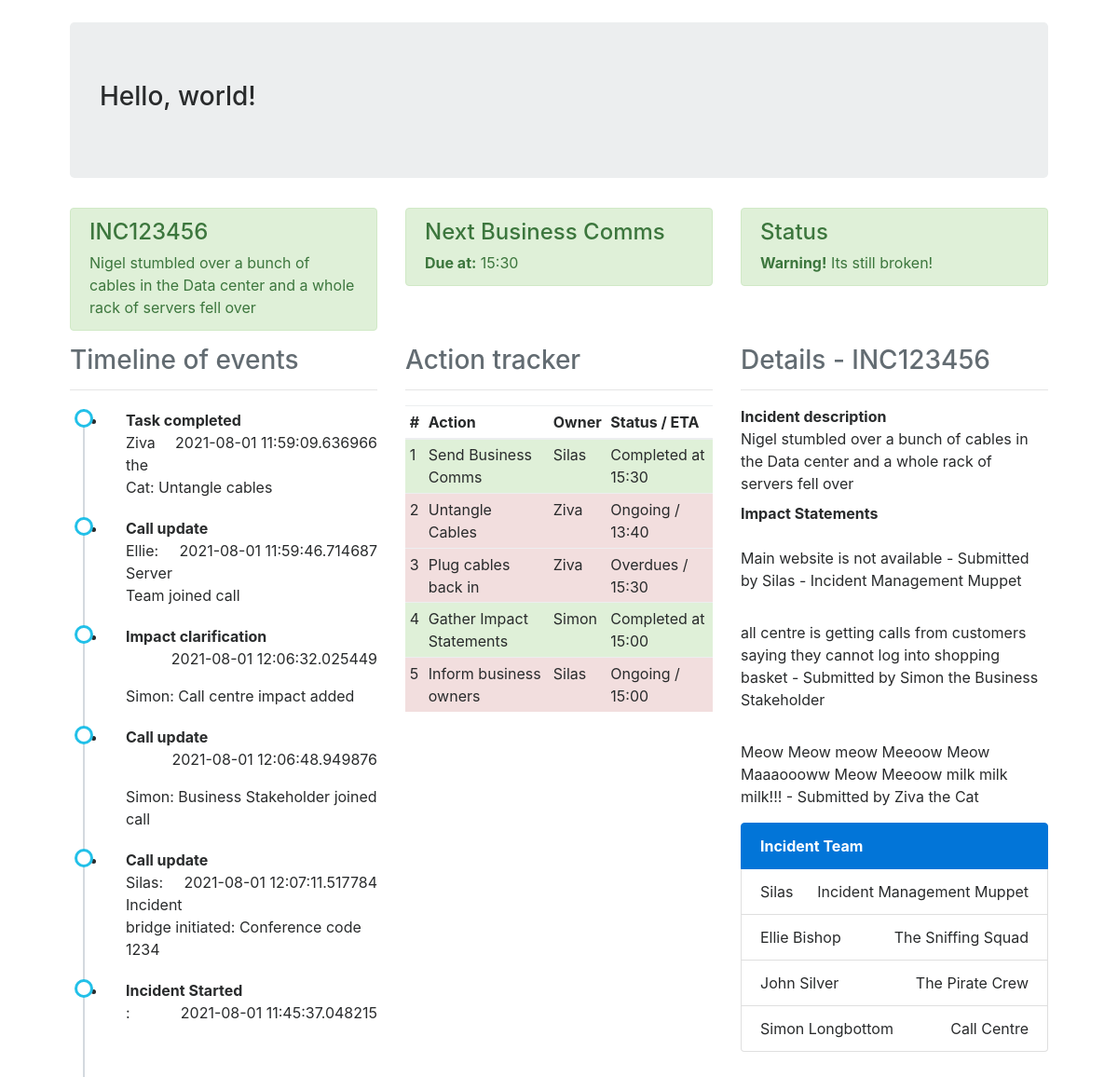
/dashboard/INC123456, run on the app's committed database.
### models.py (models this page shows, shortened)
class Incident(db.Model):
    id = db.Column(db.Integer)
    incident_no = db.Column(db.String(32), primary_key=True, index=True, unique=True)
    description = db.Column(db.String(512))
    status = db.Column(db.String(32))
    tasks = db.relationship('Task', backref='incidentno', lazy='dynamic')
    events = db.relationship('Event', backref='incidentno', lazy='dynamic')
    impactstatement = db.relationship('ImpactStatement', backref='incidentno', lazy='dynamic')
    incidentteam = db.relationship('IncMem', backref='incidentno', lazy='dynamic')

class Event(db.Model):
    id = db.Column(db.Integer, primary_key=True)
    body = db.Column(db.String(512))
    assignee = db.Column(db.String(32), index=True)
    activity = db.Column(db.String(32))
    timestamp = db.Column(db.DateTime, index=True, default=datetime.utcnow)
    incident_no = db.Column(db.String(32), db.ForeignKey('incident.incident_no'), index=True)

class Task(db.Model):
    id = db.Column(db.Integer, primary_key=True)
    incident_no = db.Column(db.String(32), db.ForeignKey('incident.incident_no'), index=True)
    body = db.Column(db.String(512))
    assignee = db.Column(db.String(32), index=True)
    eta = db.Column(db.String(32))
    status = db.Column(db.String(32))

class ImpactStatement(db.Model):
    id = db.Column(db.Integer, primary_key=True)
    incident_no = db.Column(db.String(32), db.ForeignKey('incident.incident_no'), index=True)
    body = db.Column(db.String(512))
    submitter = db.Column(db.String(32), index=True)

class IncMem(db.Model):
    id = db.Column(db.Integer, primary_key=True)
    person = db.Column(db.String(512), index=True)
    role = db.Column(db.String(32), index=True)
    incident_no = db.Column(db.String(32), db.ForeignKey('incident.incident_no'), index=True)

### simaritan/routes.py (the view)
@app.route('/dashboard/<incident>')
def dashboard(incident):
    user = {'username': 'Silas'}
    inc = Incident.query.filter_by(incident_no=incident).first()
    impacts = ImpactStatement.query.filter_by(incident_no=incident).all()
    tasks = Task.query.filter_by(incident_no=incident).all()
    timeline = Event.query.filter_by(incident_no=incident).all()
    team = IncMem.query.filter_by(incident_no=incident).all()
    return render_template('dashboard.html', title='Incident Dashboard', user=user, tasks=tasks, team=team, timeline=timeline,
                    impacts=impacts, inc=inc)

### simaritan/templates/dashboard.html
{% extends "base.html" %}
{% block body %}
		<div class="row">
			<div class="col-md-12">
				<div class="row">
					{% include "components/header-row.html" %}
				</div>
				<div class="row">
					<div class="col-md-4">
						{% include "components/timeline.html" %}
					</div>
					<div class="col-md-4">
					{% include "components/actions.html" %}
					</div>
					<div class="col-md-4">
						{% include "components/incdetails.html" %}
						{% include "components/team.html" %}
					</div>
				</div>
			</div>
		</div>
	</div>
{% endblock %}

### simaritan/templates/base.html (shortened to what this page needs)
<!DOCTYPE html>
<html lang="en">
  <head>
	<link rel="stylesheet" href="{{ url_for('static', filename='css/bootstrap.min.css') }}">
    <link rel="stylesheet" href="{{ url_for('static', filename='css/style.css') }}">
  </head>
  <body>
	<div class="container-fluid">
		<div class="row">
			<div class="col-md-12">
				<div class="jumbotron">
					<h3>
						Hello, world!
					</h3>
				</div>
			</div>
		</div>
  {% block body %}{% endblock %}
  </body>
</html>

### simaritan/templates/components/header-row.html
<div class="col-md-4">
	<div class="alert alert-success alert-dismissable">
		<h4>
			{{inc.incident_no}}
		</h4> {{inc.description}}
	</div>
</div>
<div class="col-md-4">
	<div class="alert alert-success alert-dismissable">
		<h4>
			Next Business Comms
		</h4> <strong>Due at:</strong> 15:30
	</div>
</div>
<div class="col-md-4">
	<div class="alert alert-success alert-dismissable">
		<h4>
			Status
		</h4> <strong>Warning!</strong> Its still broken!
	</div>
</div>

### simaritan/templates/components/timeline.html
<h3 class="text-left text-muted">
	Timeline of events
</h3>
<hr />
<ul class="timeline">
	{% for tl in timeline %}
		<li>
			<strong>{{ tl.activity }}</strong>
			<p class="float-right">{{tl.timestamp}}</p>
			<p>{{ tl.assignee }}: {{ tl.body }}</p>
		</li>
	{% endfor %}
</ul>

### simaritan/templates/components/actions.html
<h3 class="text-left text-muted">
	Action tracker
</h3>
<hr />
<table class="table table-striped table-hover table-sm">
	<thead>
		<tr>
			<th>
				#
			</th>
			<th>
				Action
			</th>
			<th>
				Owner
			</th>
			<th>
				Status / ETA
			</th>
		</tr>
    </thead>
    <tbody>
		{% for task in tasks %}
        		{% if task.status == 'Complete' %}
        	<tr class="table-success">
   	    	 	{% endif %}
   	    	 	{% if task.status != 'Complete' %}
	    	<tr class="table-danger">
   	    	 	{% endif %}
	    		<td>
	    			{{ task.id }}
	    		</td>
	    		<td>
	    			{{ task.body }}
	    		</td>
	    		<td>
	    			{{ task.assignee }}
	    		</td>
	    		<td>
	    			{{ task.status }}{% if task.status == 'Complete' %}d at {{ task.eta }} {% endif %}
	    			{% if task.status != 'Complete' %} / {{ task.eta }} {% endif %}
	    		</td>
	    	</tr>
    	{% endfor %}
    </tbody>
</table>

### simaritan/templates/components/incdetails.html
<h3 class="text-left text-muted">
	Details - {{ inc.incident_no }}
</h3>
<hr />
<dl>
	<dt>
		Incident description
	</dt>
	<dd>
		{{ inc.description }}
	</dd>
	<dt>
		Impact Statements
	</dt>
	{% for statement in impacts %}
	<dd><br />
		{{ statement.body }} - Submitted by {{statement.submitter }}
	</dd>
	{% endfor %}
</dl>

### simaritan/templates/components/team.html
<div class="list-group">
	<strong href="#" class="list-group-item list-group-item-action active">Incident Team</strong>
	{% for member in team %}
	<div class="list-group-item justify-content-between">
		{{ member.person }} <span class="">{{ member.role }}</span>
	</div>
	{% endfor %}
</div>

### simaritan/static/css/style.css (style rules this page uses)
ul.timeline:before { content: ' '; background: #d4d9df; display: inline-block; position: absolute; left: 29px; width: 2px; height: 100%; z-index: 400; }
ul.timeline > li { margin: 20px 0; padding-left: 20px; }
ul.timeline > li:before { content: ' '; background: white; display: inline-block; position: absolute; border-radius: 50%; border: 3px solid #22c0e8; left: 20px; width: 20px; height: 20px; z-index: 400; }

### data on the page
Incident: incident_no "INC123456", description "Nigel stumbled over a bunch of cables in the Data center and a whole rack of servers fell over"
Event: activity "Task completed", timestamp "2021-08-01 11:59:09.636966", assignee "Ziva the Cat", body "Untangle cables"
Event: activity "Call update", timestamp "2021-08-01 11:59:46.714687", assignee "Ellie", body "Server Team joined call"
Event: activity "Impact clarification", timestamp "2021-08-01 12:06:32.025449", assignee "Simon", body "Call centre impact added"
Event: activity "Call update", timestamp "2021-08-01 12:06:48.949876", assignee "Simon", body "Business Stakeholder joined call"
Event: activity "Call update", timestamp "2021-08-01 12:07:11.517784", assignee "Silas", body "Incident bridge initiated: Conference code 1234"
Event: activity "Incident Started", timestamp "2021-08-01 11:45:37.048215"
Task: id "1", body "Send Business Comms", assignee "Silas", status "Complete", eta "15:30"
Task: id "2", body "Untangle Cables", assignee "Ziva", status "Ongoing", eta "13:40"
Task: id "3", body "Plug cables back in", assignee "Ziva", status "Overdues", eta "15:30"
Task: id "4", body "Gather Impact Statements", assignee "Simon", status "Complete", eta "15:00"
Task: id "5", body "Inform business owners", assignee "Silas", status "Ongoing", eta "15:00"
ImpactStatement: body "Main website is not available", submitter "Silas - Incident Management Muppet"
ImpactStatement: body "all centre is getting calls from customers saying they cannot log into shopping basket", submitter "Simon the Business Stakeholder"
ImpactStatement: body "Meow Meow meow Meeoow Meow Maaaoooww Meow Meeoow milk milk milk!!!", submitter "Ziva the Cat"
IncMem: person "Silas", role "Incident Management Muppet"
IncMem: person "Ellie Bishop", role "The Sniffing Squad"
IncMem: person "John Silver", role "The Pirate Crew"
IncMem: person "Simon Longbottom", role "Call Centre"
